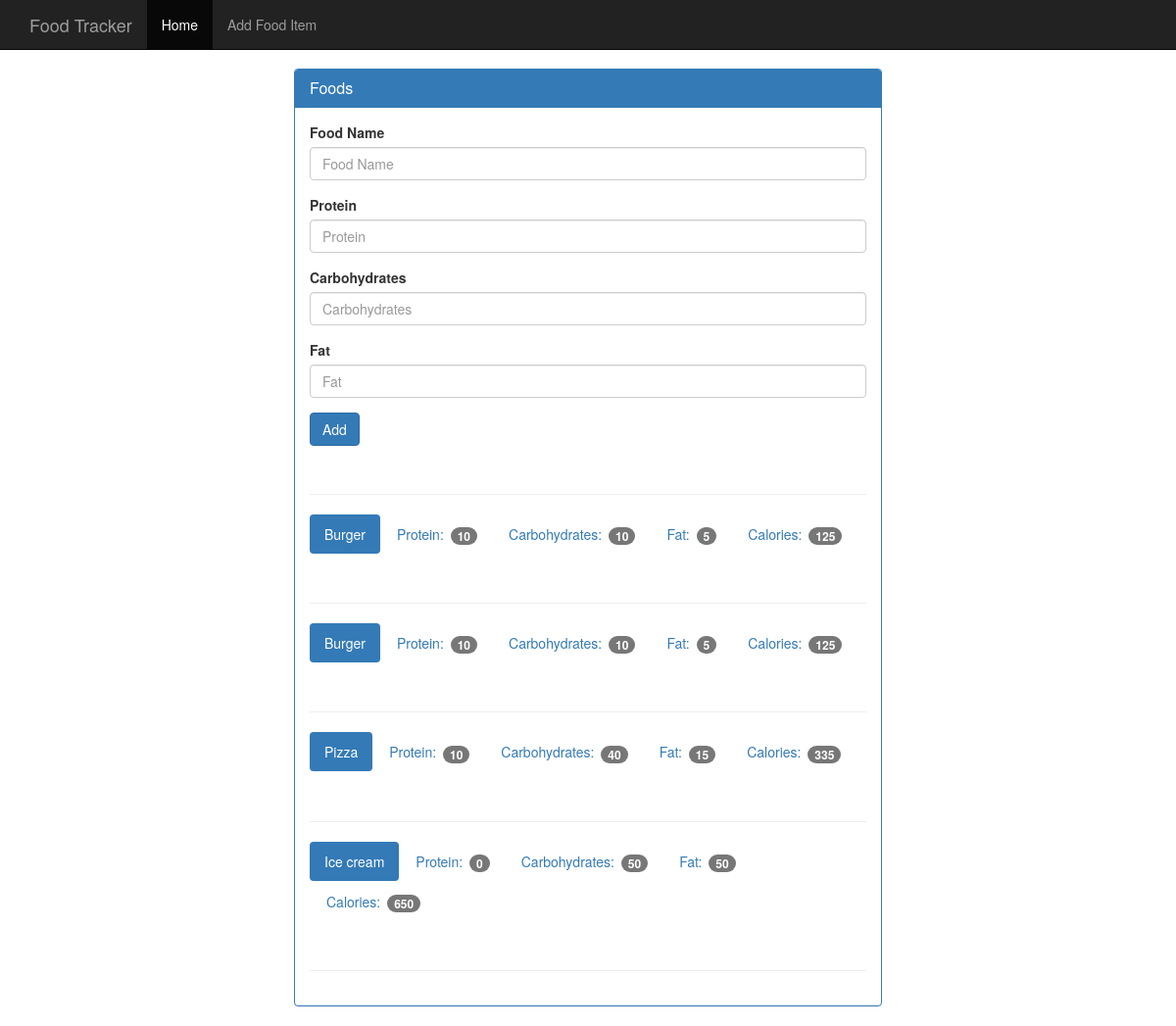
The app's page /food with its own data.
### tables this page shows
CREATE TABLE food (
    id integer primary key autoincrement,
    name text not null,
    protein integer not null,
    carbohydrates integer not null,
    fat integer not null,
    calories integer not null
);

### foodtracker.py (the view, shortened to what this page needs)
@app.route('/food', methods=['GET','POST'])
def food():
    db = get_db()
    cur = db.execute('select name, protein, carbohydrates, fat, calories from food')
    results = cur.fetchall()
    return render_template("add_food.html",results=results)

### database.py (called while the page is built)
def connect_db():
    sql = sqlite3.connect('C:/Users/The Boss/Python Code/FoodTrackerApp/food_log.db')
    sql.row_factory = sqlite3.Row #will give us dicts instead of tuples.
    return sql

def get_db():
    if not hasattr(g, 'sqlite_db'):
        g.sqlite_db = connect_db()
    return g.sqlite_db

### templates/add_food.html (shortened to what this page needs)
{% extends 'base.html' %}
{% block content %}
      <div class="row">
        <div>
          <div class="panel panel-primary">
            <div class="panel-heading">
              <h3 class="panel-title">Foods</h3>
            </div>
            <div class="panel-body">
              <form method="POST" action="{{ url_for('food') }}">
                <div class="form-group">
                  <label for="food-name">Food Name</label>
                  <input type="text" class="form-control" id="food-name" placeholder="Food Name" name="food-name">
                </div>
                <div class="form-group">
                  <label for="protein">Protein</label>
                  <input type="number" class="form-control" id="protein" placeholder="Protein" name="protein">
                </div>
                <div class="form-group">
                  <label for="carbohydrates">Carbohydrates</label>
                  <input type="number" class="form-control" id="carbohydrates" placeholder="Carbohydrates" name="carbohydrates">
                </div>
                <div class="form-group">
                  <label for="fat">Fat</label>
                  <input type="number" class="form-control" id="fat" placeholder="Fat" name="fat">
                </div>
                <button type="submit" class="btn btn-primary">Add</button>
              </form>
              <div class="page-header"></div>
              {% for food in results %}
              <ul class="nav nav-pills" role="tablist">
                <li class="active"><a>{{food.name}}</a></li>
                <li><a>Protein: <span class="badge">{{food.protein}}</span></a></li>
                <li><a>Carbohydrates: <span class="badge">{{food.carbohydrates}}</span></a></li>
                <li><a>Fat: <span class="badge">{{food.fat}}</span></a></li>
                <li><a>Calories: <span class="badge">{{food.calories}}</span></a></li>
              </ul>
              <div class="page-header"></div>
              {% endfor %}
            </div>
          </div>
        </div>
      </div>
{% endblock %}

### static/theme.css (style rules this page uses)
body { padding-top: 70px; padding-bottom: 30px; }

### records on screen
food: name "Burger", protein "10", carbohydrates "10", fat "5", calories "125"
food: name "Burger", protein "10", carbohydrates "10", fat "5", calories "125"
food: name "Pizza", protein "10", carbohydrates "40", fat "15", calories "335"
food: name "Ice cream", protein "0", carbohydrates "50", fat "50", calories "650"
